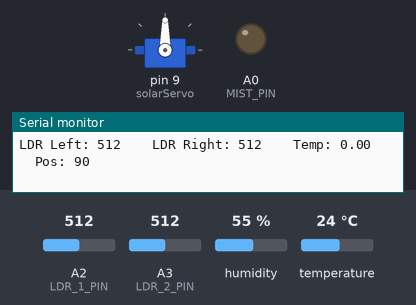
A sketch run on a simulated Arduino Uno, built with avr-gcc and run on an emulated ATmega328P. Parts: servo, output pins drawn as LEDs (lit = HIGH), the last lines printed to the serial monitor. The test bench sets the inputs (shaded band); at power-on: A2 (LDR_1_PIN) = 512, A3 (LDR_2_PIN) = 512, humidity 55 %, temperature 24 °C.

Above: at 1.2 s.
1.3 s: A2 (LDR_1_PIN) set to 523
4.3 s: A2 (LDR_1_PIN) set to 546
At 5.87 s:
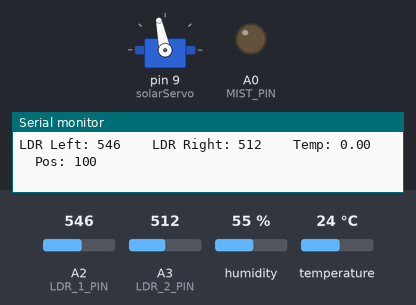
7.3 s: A2 (LDR_1_PIN) set to 306
10.3 s: A2 (LDR_1_PIN) set to 484
13.3 s: A2 (LDR_1_PIN) set to 506
At 13.9 s:
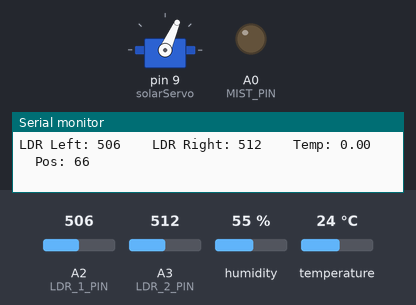
14.8 s: A3 (LDR_2_PIN) set to 536
At 16.27 s:
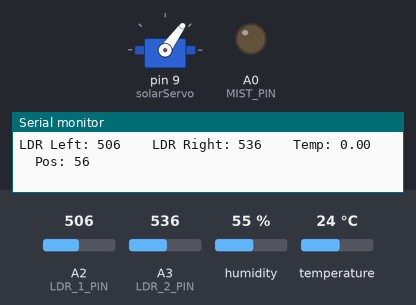
At 18.26 s:
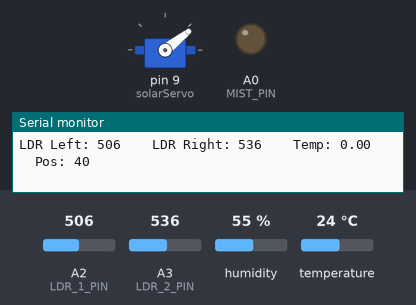
Timing chart, 0 to 22.3 s (numbered marks = the images above; inputs shaded):
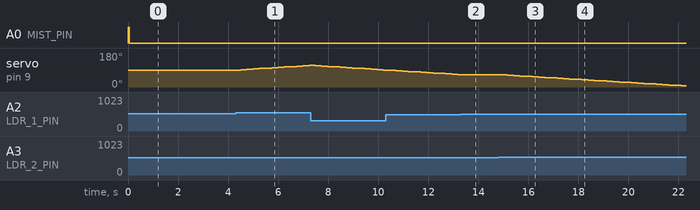

The sketch:

solar_tracking_plant_care_system.ino
```cpp
#include <Servo.h>
#include <dht11.h>

#define MIST_PIN A0
#define DHT11_PIN A1
#define LDR_1_PIN A2
#define LDR_2_PIN A3

#define TEMP_LOWEST 20
#define LDR_THRESHOLD 20
#define INITIAL_POS 90
#define MIN_POS 0
#define MAX_POS 180

int pos = INITIAL_POS;

Servo solarServo;
dht11 DHT11;

void setup() {
  Serial.begin(9600);
  solarServo.attach(9);
  solarServo.write(90);
  pinMode(MIST_PIN, OUTPUT);
  pinMode(LDR_1_PIN, INPUT);
  pinMode(LDR_2_PIN, INPUT);
  digitalWrite(MIST_PIN, HIGH);
}

void loop() {
  // Serial.println(readTemp());
  DHT11.read(DHT11_PIN);
  float temp = DHT11.read(DHT11_PIN);
  int leftLDR = analogRead(LDR_1_PIN);
  int rightLDR = analogRead(LDR_2_PIN);

  Serial.print("LDR Left: ");
  Serial.print(leftLDR);
  Serial.print("\t\tLDR Right: ");
  Serial.print(rightLDR);
  Serial.print("\t\tTemp: ");
  Serial.print(temp);
  Serial.print("\t\tPos: ");
  Serial.println(pos);

  if (abs(leftLDR - rightLDR) > LDR_THRESHOLD) {
    if (leftLDR > rightLDR && pos < MAX_POS) {
      pos += 2;
    } else if (rightLDR > leftLDR && pos > MIN_POS) {
      pos -= 2;
    }
    solarServo.write(pos);
  }

  if (temp < TEMP_LOWEST) {
    digitalWrite(MIST_PIN, LOW);
  } else {
    digitalWrite(MIST_PIN, HIGH);
  }

  delay(200);
}
```

Measured:
- the behaviour switches between 532 and 533 on A2 (LDR_1_PIN) (found by bisection; images 0 and 1)
- the behaviour switches between 526 and 527 on A3 (LDR_2_PIN) (found by bisection; images 2 and 3)
- after the input at 4.3 s, servo on pin 9 (solarServo): moves from 90° to 114° over 2.7 s, starting after 0.21 s
- after the input at 13.3 s, servo on pin 9 (solarServo): stays 66° (without the input it goes to 64° after 0.13 s)
- after the input at 14.8 s, servo on pin 9 (solarServo): moves from 66° to 6° over 7.2 s, starting after 0.12 s
